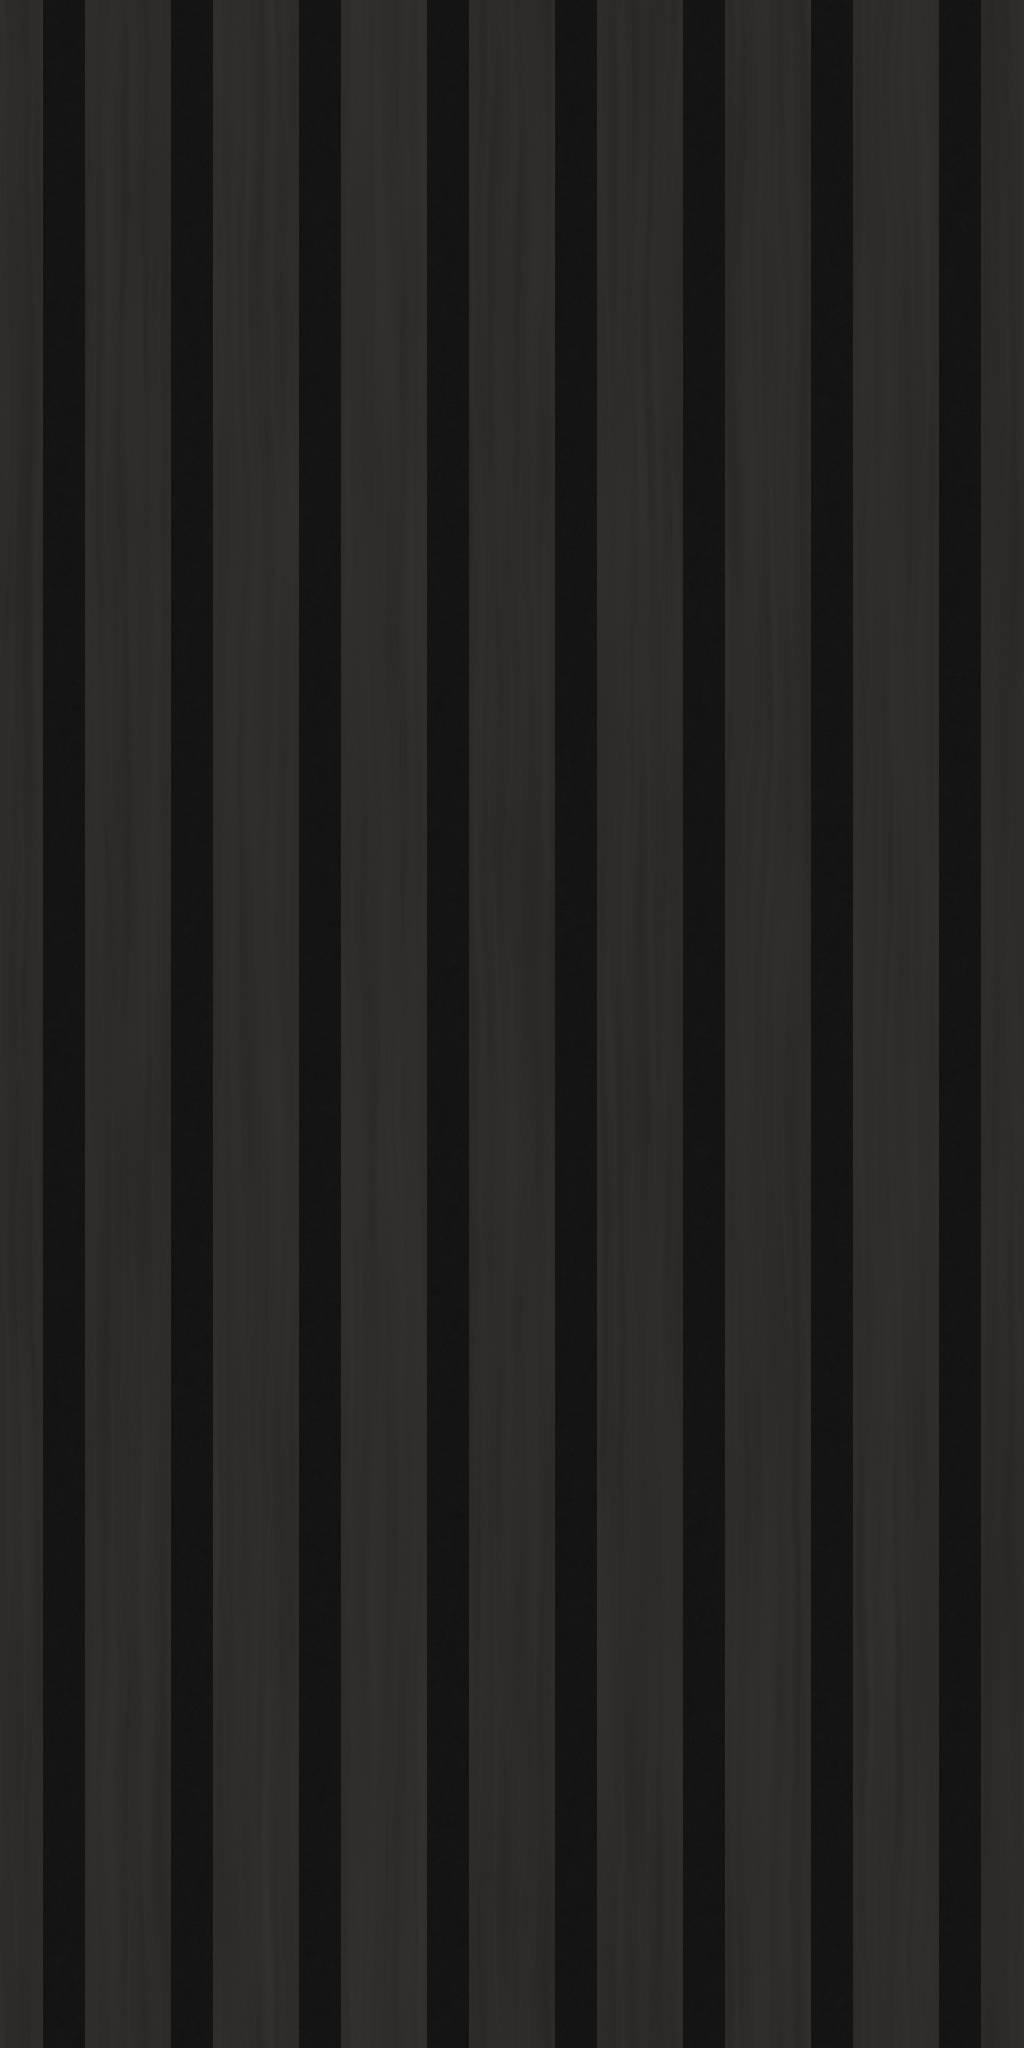

Python code for this plot:
from pathlib import Path
import json

import numpy as np
from PIL import Image, ImageDraw
from scipy.ndimage import gaussian_filter, map_coordinates

ROOT = Path(__file__).resolve().parent
W, H = 1024, 2048
REPEAT_W, REPEAT_H = 11.8, 23.6
SLATS = 8
PITCH = REPEAT_W / SLATS
FACE = 1.0
DEPTH = 0.75
RELIEF = 0.51
rng = np.random.default_rng(7819)


def noise(sy, sx):
    field = gaussian_filter(rng.standard_normal((H, W)), (sy, sx), mode='wrap')
    return field / field.std()


y, x = np.mgrid[:H, :W]
wall_x = (x + 0.5) * REPEAT_W / W
local = (wall_x + PITCH / 2) % PITCH - PITCH / 2
slat_id = np.floor((wall_x + PITCH / 2) / PITCH).astype(int) % SLATS
inside = np.abs(local) < FACE / 2

# Periodic domain warping keeps fibers continuous across both texture boundaries.
warp = 2.2 * noise(90, 14) + 0.7 * noise(28, 9)
coords = np.array([y, (x + warp) % W])
fibers = map_coordinates(noise(38, 0.75), coords, order=1, mode='grid-wrap')
long_grain = map_coordinates(noise(130, 2.3), coords, order=1, mode='grid-wrap')
figure = map_coordinates(noise(65, 8), coords, order=1, mode='grid-wrap')
pores = np.maximum(fibers - 0.85, 0) ** 1.3
fine = noise(1.1, 0.55)
grain = 1.15 * long_grain + 0.75 * figure + 0.50 * fibers - 1.35 * pores + 0.23 * fine

photo = np.asarray(Image.open(ROOT / 'main.jpg').convert('RGB'), dtype=float)
patches = [(800, 550), (1000, 670), (1250, 810), (1000, 220)]
samples = np.array([np.median(photo[cy-12:cy+12, cx-12:cx+12], axis=(0, 1)) for cx, cy in patches])
face_color = np.median(samples, axis=0)
tones = rng.normal(0, 1.45, SLATS)
tones -= tones.mean()
wood = face_color + (grain + tones[slat_id])[..., None]
felt_noise = noise(0.6, 0.6)
felt = np.array([20.0, 20.0, 20.5]) + (0.8 * felt_noise + 0.35 * noise(3, 3))[..., None]
albedo = np.where(inside[..., None], wood, felt)
albedo = np.clip(np.rint(albedo), 0, 255).astype(np.uint8)
Image.fromarray(albedo).save(ROOT / 'texture.png')

# A narrow rounded shoulder joins a flat face to a steep side and recessed felt.
edge_distance = FACE / 2 - np.abs(local)
shoulder = 0.025
edge_t = np.clip(edge_distance / shoulder, 0, 1)
profile = edge_t * edge_t * (3 - 2 * edge_t)
height = RELIEF * profile + np.where(inside, 0.0007 * long_grain - 0.0006 * pores, 0.00035 * felt_noise)
dx = (np.roll(height, -1, axis=1) - np.roll(height, 1, axis=1)) / (2 * REPEAT_W / W)
dy = (np.roll(height, -1, axis=0) - np.roll(height, 1, axis=0)) / (2 * REPEAT_H / H)
normals = np.stack((-dx, dy, np.ones_like(dx)), axis=-1)
normals /= np.linalg.norm(normals, axis=-1, keepdims=True)
normal_rgb = np.clip(np.rint((normals * 0.5 + 0.5) * 255), 0, 255).astype(np.uint8)
Image.fromarray(normal_rgb).save(ROOT / 'normal.png')

metadata = {
    'repeatWidthIn': REPEAT_W,
    'repeatHeightIn': REPEAT_H,
    'depthIn': DEPTH,
    'note': 'No manufacturer slat specification is published: eight slats per panel are counted from the gallery, giving a 1.475 in pitch from the recorded 11.8 in panel width; 1.0 in faces, 0.475 in rectangular felt-backed gaps, small rounded edges and 0.51 in relief above felt are photo estimates, while 0.75 in total thickness is from the panel record. The tile covers eight pitches by 23.6 in with wrapping vertical grain; matte charcoal-black oak face tones and subtle variation are sampled from main.jpg, with black felt estimated from its backing and no colors taken from the natural-wood gallery examples.'
}
(ROOT / 'texture.json').write_text(json.dumps(metadata, indent=2) + '\n')

light = np.array([-0.55, 0.65, 0.8])
light /= np.linalg.norm(light)
diffuse = np.maximum(np.sum(normals * light, axis=-1), 0)
linear = np.where(albedo / 255 <= 0.04045, albedo / 255 / 12.92, ((albedo / 255 + 0.055) / 1.055) ** 2.4)
shaded = linear * (0.30 + 0.90 * diffuse[..., None])
srgb = np.where(shaded <= 0.0031308, 12.92 * shaded, 1.055 * shaded ** (1 / 2.4) - 0.055)
shaded = np.clip(np.rint(srgb * 255), 0, 255).astype(np.uint8)
preview = Image.new('RGB', (1536, 1576), (228, 228, 228))
draw = ImageDraw.Draw(preview)
draw.text((16, 12), 'COLOR MAP: 3 x 3 | 35.4 x 70.8 in', fill=(20, 20, 20))
draw.text((784, 12), 'NORMAL-SHADED: 3 x 3 | LIGHT FROM UPPER LEFT', fill=(20, 20, 20))
for col, data in enumerate((albedo, shaded)):
    tiled = Image.fromarray(np.tile(data, (3, 3, 1))).resize((768, 1536), Image.Resampling.LANCZOS)
    preview.paste(tiled, (col * 768, 40))
preview.save(ROOT / 'preview.png')
assert W / H == REPEAT_W / REPEAT_H
assert abs(SLATS * PITCH - REPEAT_W) < 1e-10
for name, data in [('color', albedo.astype(float)), ('normal', normal_rgb.astype(float))]:
    vertical_seam = np.abs(data[0] - data[-1]).mean()
    vertical_interior = np.abs(np.diff(data, axis=0)).mean()
    horizontal_seam = np.abs(data[:, 0] - data[:, -1]).mean()
    print(f'{name}: vertical seam/interior {vertical_seam:.3f}/{vertical_interior:.3f}; horizontal seam {horizontal_seam:.3f}')
print(f'Wrote 1024 x 2048 maps, preview and metadata; sampled face RGB {face_color.tolist()}')
